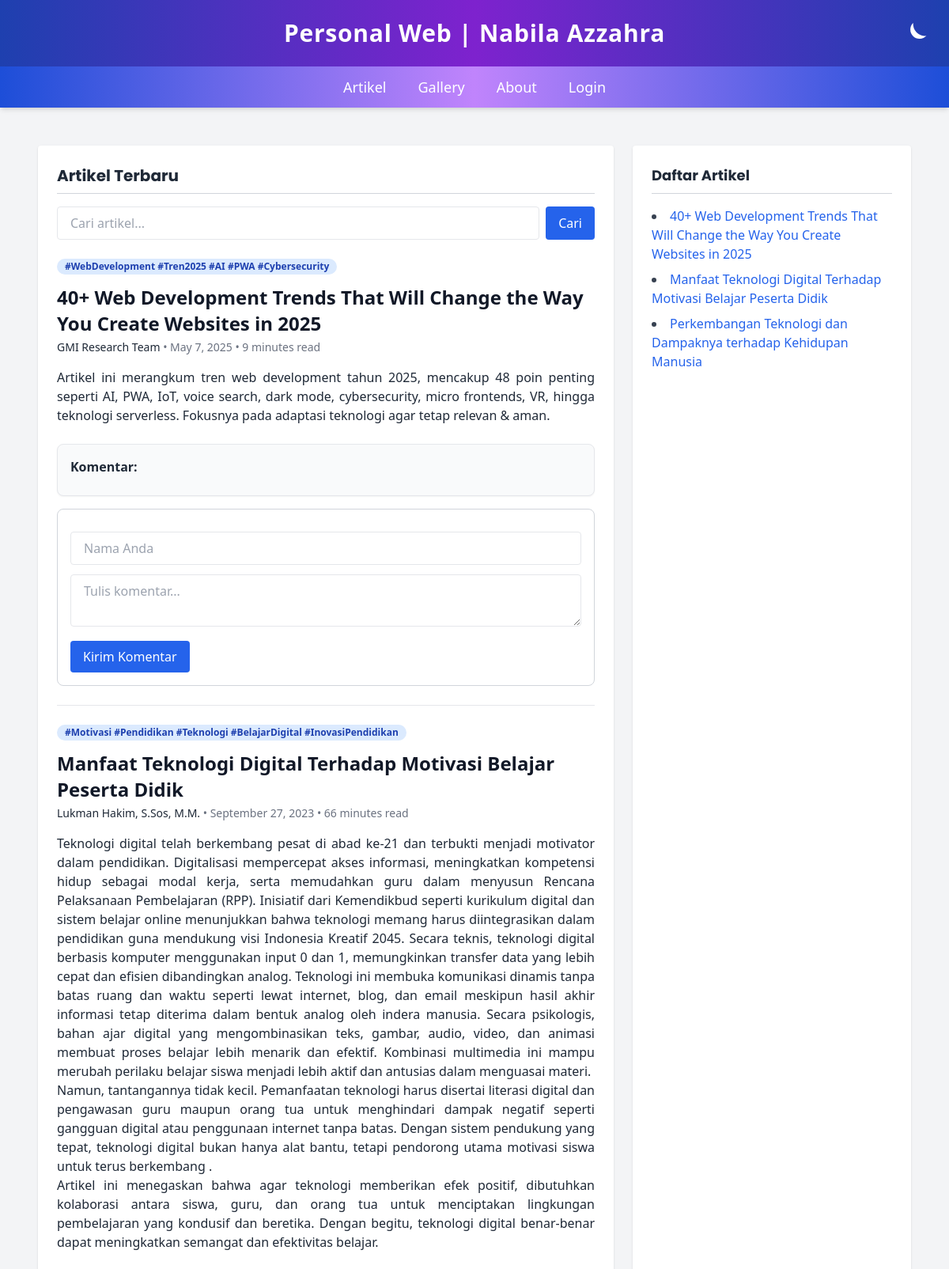
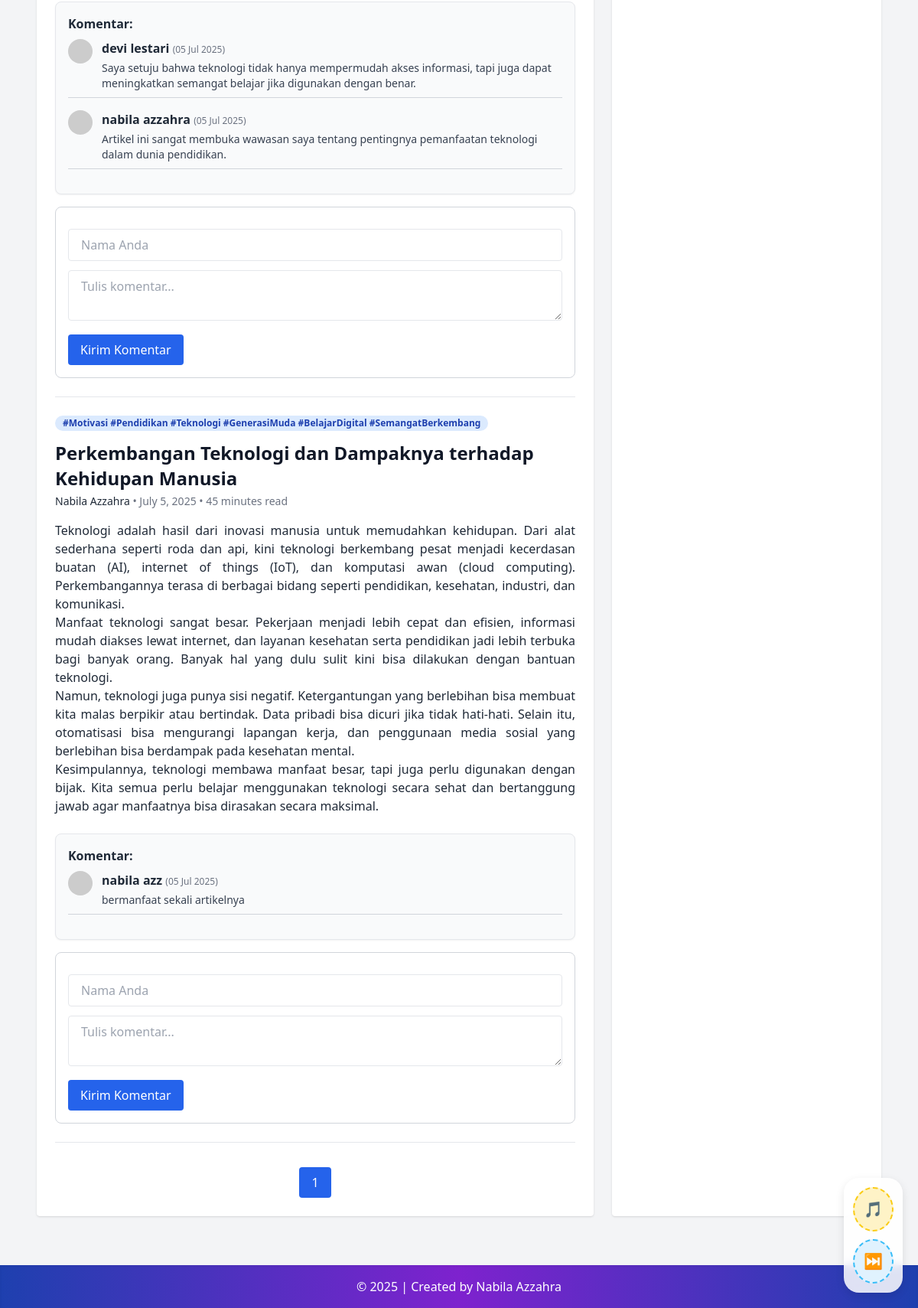
The page / on the database its author committed (2 pictures, top to bottom).
### tables this page shows
CREATE TABLE `tbl_artikel` (
  `id_artikel` int(11) NOT NULL,
  `nama_artikel` text DEFAULT NULL,
  `isi_artikel` text DEFAULT NULL,
  `nama_penulis` varchar(100) DEFAULT NULL,
  `tanggal_publish` date DEFAULT NULL,
  `tag_artikel` varchar(225) DEFAULT NULL
);

CREATE TABLE `tbl_komentar` (
  `id_komentar` int(11) NOT NULL,
  `id_artikel` int(11) DEFAULT NULL,
  `nama_komentator` varchar(100) DEFAULT NULL,
  `isi_komentar` text DEFAULT NULL,
  `tanggal_komentar` datetime DEFAULT NULL
);

### index.php (the view, shortened to what this page needs)
<?php
include "koneksi.php";
$search = isset($_GET['search']) ? mysqli_real_escape_string($db, $_GET['search']) : '';
$page = isset($_GET['page']) ? (int)$_GET['page'] : 1;
$limit = 3;
$offset = ($page - 1) * $limit;
$count_sql = "SELECT COUNT(*) as total FROM tbl_artikel WHERE nama_artikel LIKE '%$search%'";
$count_result = mysqli_query($db, $count_sql);
$total_rows = mysqli_fetch_assoc($count_result)['total'];
$total_pages = ceil($total_rows / $limit);
$sql = "SELECT * FROM tbl_artikel WHERE nama_artikel LIKE '%$search%' ORDER BY id_artikel DESC LIMIT $limit OFFSET $offset";
$query = mysqli_query($db, $sql);
?>
<!DOCTYPE html>
<html lang="en">
<head>
    <script src="https://cdn.tailwindcss.com"></script>
</head>
<body class="bg-gray-100 dark:bg-gray-900 text-gray-800 dark:text-gray-100 font-sans transition-all duration-300">
     <header class="bg-gradient-to-r from-blue-800 via-purple-700 to-blue-800 dark:from-gray-900 dark:via-gray-800 dark:to-gray-900 text-white text-center p-6 text-3xl font-semibold tracking-wide shadow-md">
        Personal Web | Nabila Azzahra
        <button onclick="toggleDarkMode()" class="absolute right-6 top-6 text-white hover:scale-110 transition" title="Toggle Theme">
            <svg id="icon-moon" xmlns="http://www.w3.org/2000/svg" class="w-10 h-10 fill-current" viewBox="0 0 24 24">
                <path d="M21 12.79A9 9 0 0111.21 3a7 7 0 1010 9.79z" />
            </svg>
        </button>
    </header>
     <nav class="bg-gradient-to-r from-blue-700 via-purple-400 to-blue-700 dark:from-gray-900 dark:via-gray-800 dark:to-gray-900 text-white py-3 shadow-md">
        <ul class="flex justify-center space-x-10 font-medium text-lg">
            <li><a href="index.php" class="hover:underline hover:font-semibold transition">Artikel</a></li>
            <li><a href="gallery.php" class="hover:underline hover:font-semibold transition">Gallery</a></li>
            <li><a href="about.php" class="hover:underline hover:font-semibold transition">About</a></li>
            <li><a href="admin/login.php" class="hover:underline hover:font-semibold transition">Login</a></li>
        </ul>
    </nav>
     <main class="max-w-6xl mx-auto p-6 grid grid-cols-1 md:grid-cols-3 gap-6 mt-6">
         <section class="md:col-span-2 bg-white dark:bg-gray-800 p-6 rounded shadow">
            <h2 class="text-xl font-bold mb-4 border-b border-gray-300 dark:border-gray-600 pb-2">Artikel Terbaru</h2>
             <form method="GET" onsubmit="clearSearchInput()" class="mb-6 flex gap-2">
                <input id="searchInput" type="text" name="search" placeholder="Cari artikel..."
                value="<?php echo isset($_GET['search']) ? htmlspecialchars($_GET['search']) : ''; ?>"
                class="w-full px-4 py-2 rounded border dark:bg-gray-700 dark:text-white" />
                <button type="submit" class="bg-blue-600 hover:bg-blue-700 text-white px-4 py-2 rounded">Cari</button>
            </form>
            <div class="space-y-6">
                <?php while ($data = mysqli_fetch_array($query)): ?>
                    <div class='border-b border-gray-200 dark:border-gray-600 pb-6'>
                         <div class='flex flex-wrap items-center gap-2 mb-3'>
                            <?php foreach (explode(',', $data['tag_artikel']) as $tag): ?>
                                <span class='bg-blue-100 text-blue-800 text-xs font-semibold px-2.5 py-0.5 rounded-full dark:bg-blue-900 dark:text-blue-300'><?php echo htmlspecialchars(trim($tag)); ?></span>
                                <?php endforeach; ?>
                            </div>
                             <h3 class='text-2xl font-bold text-gray-900 dark:text-white leading-snug mb-1'><?php echo htmlspecialchars($data['nama_artikel']); ?></h3>
                              <p class='text-sm text-gray-500 dark:text-gray-400 mb-4'>
                                <span class='font-medium text-gray-800 dark:text-gray-200'><?php echo htmlspecialchars($data['nama_penulis']); ?></span> &bull;
                                <?php echo date("F j, Y", strtotime($data['tanggal_publish'])); ?> •
                                <?php echo floor(str_word_count(strip_tags($data['isi_artikel'])) / 200 * 60); ?> minutes read
                            </p>
                                 <p class='text-justify text-gray-800 dark:text-gray-100'><?php echo nl2br(htmlspecialchars($data['isi_artikel'])); ?></p>
                                  <div class='mt-6 p-4 bg-gray-50 dark:bg-gray-700 rounded-lg border border-gray-200 dark:border-gray-600 shadow-sm'>
                                    <h4 class='text-md font-bold mb-2 text-gray-800 dark:text-white'>Komentar:</h4>
                                    <?php
                                    $id_artikel = $data['id_artikel'];
                                    $komentar_query = mysqli_query($db, "SELECT * FROM tbl_komentar WHERE id_artikel=$id_artikel ORDER BY tanggal_komentar DESC");
                                    while ($komentar = mysqli_fetch_assoc($komentar_query)):
                                    ?>
                                    <div class='mb-4 border-b pb-2 border-gray-300 dark:border-gray-600'>
                                        <div class='flex items-start space-x-3'>
                                            <img src='https://api.dicebear.com/7.x/personas/svg?seed=<?php echo urlencode($komentar['nama_komentator']); ?>' class='w-8 h-8 rounded-full'>
                                            <div>
                                                <span class='font-semibold text-gray-800 dark:text-white'><?php echo htmlspecialchars($komentar['nama_komentator']); ?></span>
                                                <span class='text-xs text-gray-500 dark:text-gray-400'>(<?php echo date("d M Y", strtotime($komentar['tanggal_komentar'])); ?>)</span>
                                                <p class='text-sm text-gray-700 dark:text-gray-300 mt-1'><?php echo nl2br(htmlspecialchars($komentar['isi_komentar'])); ?></p>
                                            </div>
                                        </div>
                                    </div>
                                    <?php endwhile; ?>
                                </div>
                                 <div class='mt-4 p-4 bg-white dark:bg-gray-800 rounded-lg border border-gray-300 dark:border-gray-600'>
                                    <form action='' method='POST' class='space-y-3'>
                                        <input type='text' name='nama_komentator' placeholder='Nama Anda' required class='w-full px-4 py-2 rounded border dark:bg-gray-700 dark:text-white'>
                                        <textarea name='isi_komentar' placeholder='Tulis komentar...' required class='w-full px-4 py-2 rounded border dark:bg-gray-700 dark:text-white'></textarea>
                                        <button type='submit' name='submit_komentar' class='bg-blue-600 hover:bg-blue-700 text-white px-4 py-2 rounded'>Kirim Komentar</button>
                                    </form>
                                </div>
                            </div>
                            <?php endwhile; ?>
                        </div>
                         <div class='flex justify-center mt-8 space-x-2'>
                            <?php for ($i = 1; $i <= $total_pages; $i++): ?>
                            <?php
                            $active = ($i == $page) ? 'bg-blue-600 text-white' : 'bg-gray-200 text-gray-800 dark:bg-gray-700 dark:text-white';
                            ?>
                            <a href="?search=<?php echo urlencode($search); ?>&page=<?php echo $i; ?>" class="px-4 py-2 rounded <?php echo $active; ?>"><?php echo $i; ?></a>
                            <?php endfor; ?>
                        </div>
                    </section>
                     <aside class="bg-white dark:bg-gray-800 p-6 rounded shadow">
                        <h2 class="text-lg font-bold mb-4 border-b border-gray-300 dark:border-gray-600 pb-2">Daftar Artikel</h2>
                        <ul class="space-y-2 list-disc list-inside text-gray-700 dark:text-gray-200">
                            <?php
                            $sidebar_query = mysqli_query($db, "SELECT * FROM tbl_artikel ORDER BY id_artikel DESC LIMIT 10");
                            while ($data = mysqli_fetch_array($sidebar_query)) {
                                echo "<li><a href='artikel_detail.php?id=" . $data['id_artikel'] . "' class='text-blue-600 hover:underline'>" . htmlspecialchars($data['nama_artikel']) . "</a></li>";
                            }
                            ?>
                            </ul>
                        </aside>
                    </main>
                     <footer class="bg-gradient-to-r from-blue-800 via-purple-700 to-blue-800 dark:from-gray-900 dark:via-gray-800 dark:to-gray-900 text-white text-center py-4 mt-10 shadow-inner">
                        &copy; <?php echo date('Y'); ?> | Created by Nabila Azzahra
                    </footer>
                    <div style="
                    position: fixed;
                    bottom: 20px;
                    right: 20px;
                    z-index: 999;
                    display: flex;
                    flex-direction: column;
                    gap: 10px;
                    align-items: center;
                    background: rgba(255, 255, 255, 0.85);
                    padding: 12px;
                    border-radius: 20px;
                    box-shadow: 0 4px 12px rgba(0,0,0,0.1);
                    backdrop-filter: blur(6px);
                    ">
                    <button onclick="toggleAdminMusic()"
                        style="background-color: #fef3c7; border: 2px dashed #facc15; color: #92400e;
                            padding: 12px; border-radius: 50%; font-size: 20px; cursor: pointer;">
                        🎵
                    </button>
                    <button onclick="gantiLagu()"
                        style="background-color: #e0f2fe; border: 2px dashed #38bdf8; color: #0284c7;
                            padding: 12px; border-radius: 50%; font-size: 20px; cursor: pointer;">
                        ⏭️
                    </button>
                    </div>
</body>
</html>

### index.php (style rules this page uses)
h1, h2 { font-family: 'Poppins', sans-serif; }

### rows shown on the page
tbl_artikel: tag_artikel "#WebDevelopment #Tren2025 #AI #PWA #Cybersecurity", nama_artikel "40+ Web Development Trends That Will Change the Way You Create Websites in 2025", nama_penulis "GMI Research Team", tanggal_publish "May 7, 2025", isi_artikel "9", isi_artikel "Artikel ini merangkum tren web development tahun 2025, mencakup 48 poin penting seperti AI, PWA, IoT, voice search, dark mode, cybersecurity, micro frontends, VR, hingga teknologi serverless. Fokusnya pada adaptasi teknologi agar tetap relevan & aman."
tbl_artikel: tag_artikel "#Motivasi #Pendidikan #Teknologi #BelajarDigital #InovasiPendidikan", nama_artikel "Manfaat Teknologi Digital Terhadap Motivasi Belajar Peserta Didik", nama_penulis "Lukman Hakim, S.Sos, M.M.", tanggal_publish "September 27, 2023", isi_artikel "66", isi_artikel "Teknologi digital telah berkembang pesat di abad ke-21 dan terbukti menjadi motivator dalam pendidikan. Digitalisasi mempercepat akses informasi, meningkatkan kompetensi hidup sebagai modal kerja, serta memudahkan guru dalam menyusun Rencana Pelaksanaan Pembelajaran (RPP). Inisiatif dari Kemendikbud seperti kurikulum digital dan sistem belajar online menunjukkan bahwa teknologi memang harus diintegrasikan dalam pendidikan guna mendukung visi Indonesia Kreatif 2045. Secara teknis, teknologi digital berbasis komputer menggunakan input 0 dan 1, memungkinkan transfer data yang lebih cepat dan efisien dibandingkan analog. Teknologi ini membuka komunikasi dinamis tanpa batas ruang dan waktu…"
tbl_komentar: nama_komentator "devi lestari", tanggal_komentar "05 Jul 2025", isi_komentar "Saya setuju bahwa teknologi tidak hanya mempermudah akses informasi, tapi juga dapat meningkatkan semangat belajar jika digunakan dengan benar."
tbl_komentar: nama_komentator "nabila azzahra", tanggal_komentar "05 Jul 2025", isi_komentar "Artikel ini sangat membuka wawasan saya tentang pentingnya pemanfaatan teknologi dalam dunia pendidikan."
tbl_artikel: tag_artikel "#Motivasi #Pendidikan #Teknologi #GenerasiMuda #BelajarDigital #SemangatBerkembang", nama_artikel "Perkembangan Teknologi dan Dampaknya terhadap Kehidupan Manusia", nama_penulis "Nabila Azzahra", tanggal_publish "July 5, 2025", isi_artikel "45", isi_artikel "Teknologi adalah hasil dari inovasi manusia untuk memudahkan kehidupan. Dari alat sederhana seperti roda dan api, kini teknologi berkembang pesat menjadi kecerdasan buatan (AI), internet of things (IoT), dan komputasi awan (cloud computing). Perkembangannya terasa di berbagai bidang seperti pendidikan, kesehatan, industri, dan komunikasi. Manfaat teknologi sangat besar. Pekerjaan menjadi lebih cepat dan efisien, informasi mudah diakses lewat internet, dan layanan kesehatan serta pendidikan jadi lebih terbuka bagi banyak orang. Banyak hal yang dulu sulit kini bisa dilakukan dengan bantuan teknologi. Namun, teknologi juga punya sisi negatif. Ketergantungan yang berlebihan bisa membuat kita…"
tbl_komentar: nama_komentator "nabila azz", tanggal_komentar "05 Jul 2025", isi_komentar "bermanfaat sekali artikelnya"
